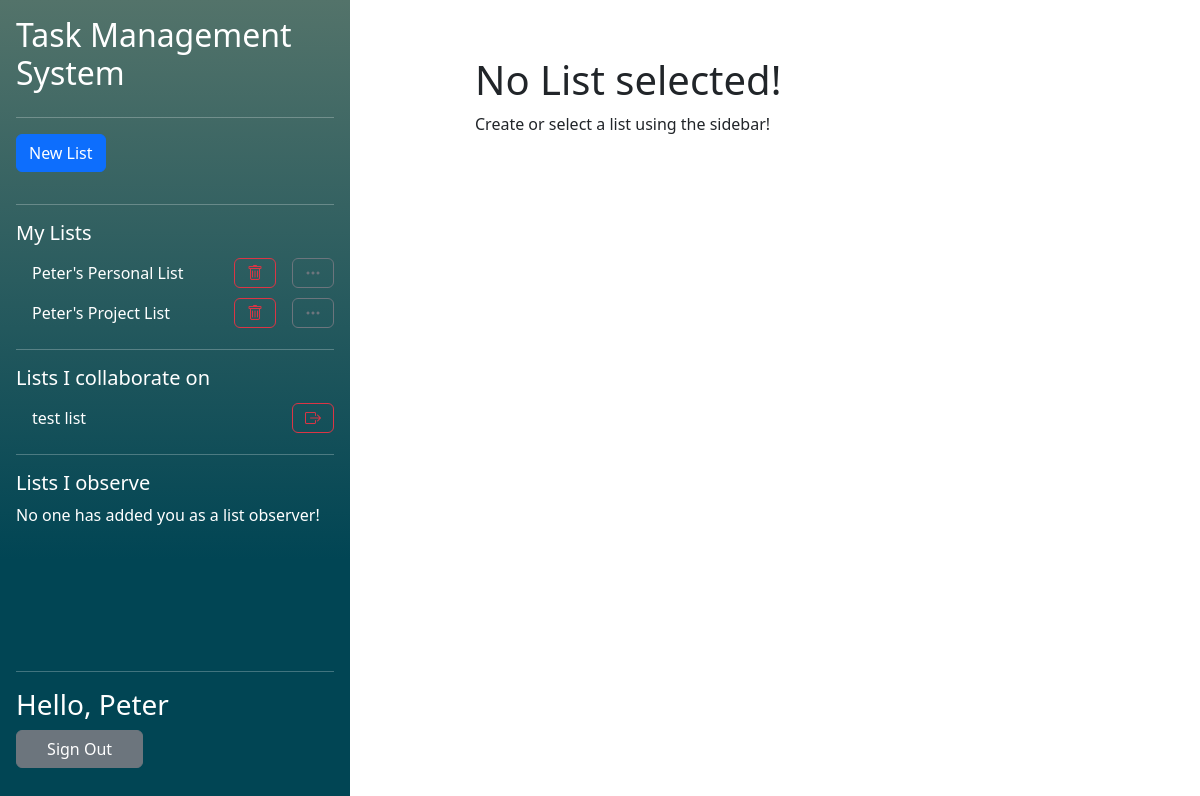
Page /php/index.php (signed in) on the earlier database version.
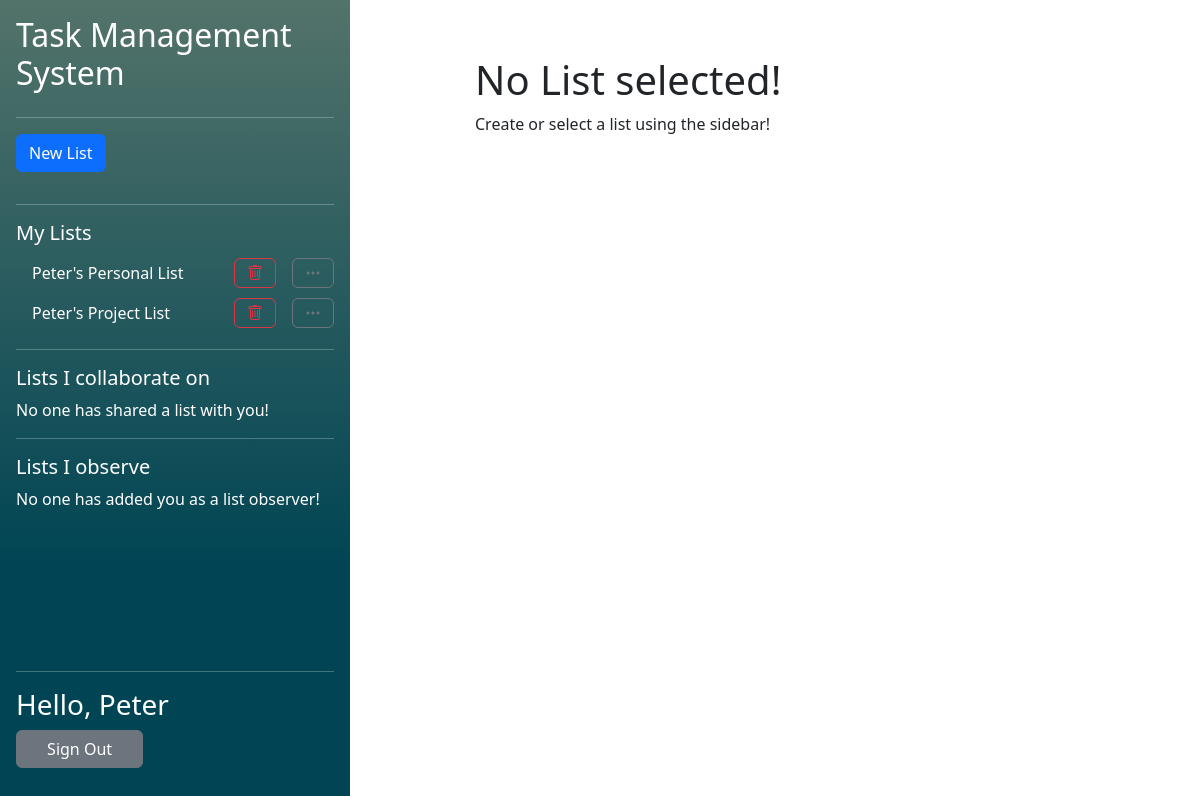
Same page on the later database version.
### tables this page shows
CREATE TABLE "UserLists" (
	"user_id"	TEXT,
	"list_id"	TEXT,
	"collaborator"	INTEGER,
	"observer"	INTEGER,
	PRIMARY KEY("user_id","list_id"),
	FOREIGN KEY("user_id") REFERENCES "Users"("user_id") ON DELETE CASCADE ON UPDATE CASCADE,
	FOREIGN KEY("list_id") REFERENCES "Lists"("list_id") ON DELETE CASCADE ON UPDATE CASCADE
);

CREATE TABLE "Lists"
(
    list_id        INTEGER not null
        primary key autoincrement,
    list_name      TEXT    not null,
    list_completed REAL    not null
);

### php/functions/DatabaseFunctions.php (called while the page is built, shortened)
<?php
function getUIDFromCreds(){
    $db = new SQLite3("../db/database.db");
    $SQL = "SELECT user_id FROM Users WHERE password_hash = :creds";
    $stmt = $db->prepare($SQL);
    $stmt->bindValue(":creds", $_SESSION['credentials'], SQLITE3_TEXT);
    $result = $stmt->execute();
    while($row = $result->fetchArray()){
        $resultArray [] = $row;
    }
    return $resultArray[0]['user_id'];
}
function getOwnedListsForCurrentUser(){
    $uid = getUIDFromCreds();
    $db = new SQLite3("../db/database.db");
    $SQL = "SELECT list_id FROM  UserLists WHERE user_id = :uid AND collaborator = 0 AND observer = 0";
    $stmt = $db->prepare($SQL);
    $stmt->bindValue(":uid", $uid, SQLITE3_TEXT);
    $result = $stmt->execute();
    while($row = $result->fetchArray()){
        $resultArray [] = $row;
    }
    return $resultArray;
}
function getCollabListsForCurrentUser(){
    $uid = getUIDFromCreds();
    $db = new SQLite3("../db/database.db");
    $SQL = "SELECT list_id FROM  UserLists WHERE user_id = :uid AND collaborator = 1 AND observer = 0";
    $stmt = $db->prepare($SQL);
    $stmt->bindValue(":uid", $uid, SQLITE3_TEXT);
    $result = $stmt->execute();
    while($row = $result->fetchArray()){
        $resultArray [] = $row;
    }
    if (!isset($resultArray)){
        return null;
    }
    return $resultArray;
}
function getListNameFromID($listID){
    $db = new SQLite3("../db/database.db");
    $SQL = "SELECT list_name FROM Lists WHERE list_id = :lid";
    $stmt = $db->prepare($SQL);
    $stmt->bindValue(":lid", $listID, SQLITE3_TEXT);
    $result = $stmt->execute();
    while($row = $result->fetchArray()){
        $resultArray [] = $row;
    }
    if (!isset($resultArray)){
        return [[]];
    }
    return $resultArray;
}
function getFirstName(){
    $userid = getUIDFromCreds();
    $db = new SQLite3("../db/database.db");
    $SQL = "SELECT first_name FROM Users WHERE user_id = :userid";
    $stmt = $db->prepare($SQL);
    $stmt->bindValue(":userid", $userid, SQLITE3_TEXT);
    $result = $stmt->execute();
    while($row = $result->fetchArray()){
        $resultArray [] = $row;
    }
    return $resultArray[0]['first_name'];
}
function getObserverListsForCurrentUser(){
    $uid = getUIDFromCreds();
    $db = new SQLite3("../db/database.db");
    $SQL = "SELECT list_id FROM  UserLists WHERE user_id = :uid AND collaborator = 0 AND observer = 1";
    $stmt = $db->prepare($SQL);
    $stmt->bindValue(":uid", $uid, SQLITE3_TEXT);
    $result = $stmt->execute();
    if (!isset($resultArray)){
        return null;
    }
    return $resultArray;
}
?>

### php/components/ListList.php (the view, shortened to what the changed rows need)
<?php $ListIDInURL = isset($_GET['listid']) ? $_GET['listid'] : false;?>
<ul class="nav nav-pills flex-column mb-auto overflow-y-auto">
    <li class="hstack gap-3 pb-3">
    </li>
    <hr/>
    <h5>My Lists</h5>
    <?php
    if (getOwnedListsForCurrentUser() != null):
        foreach (getOwnedListsForCurrentUser() as $listID):
            if($listID[0] == $ListIDInURL):?>
                <li class="hstack gap-3 nav-link active text-white">
                    <div class="">
                        <?php echo getListNameFromID($listID[0])[0][0]?>
                    </div>
                    <button class="btn btn-danger ms-auto" onclick="location.href='listAction.php?action=delete&listid=<?php echo $ListIDInURL?>'"><i class="bi bi-trash"></i></button>
                    <button class="btn btn-secondary"  onclick="location.href='modifyList.php?listid=<?php echo $ListIDInURL?>'"><i class="bi bi-three-dots"></i></button>
                </li>
            <?php else:?>
                <li class="hstack gap-3">
                    <div class="nav-link text-white">
                        <a class="navbarList" href="<?php echo "index.php?listid=$listID[0]"?>">
                            <?php echo getListNameFromID($listID[0])[0][0]?>
                        </a>
                    </div>
                    <button class="btn btn-outline-danger ms-auto" onclick="location.href='listAction.php?action=delete&listid=<?php echo $ListIDInURL?>'"><i class="bi bi-trash"></i></button>
                    <button class="btn btn-outline-secondary" onclick="location.href='modifyList.php?listid=<?php echo $ListIDInURL?>'"><i class="bi bi-three-dots"></i></button>
                </li>
            <?php endif;?>
    <?php endforeach;
    else:?>
        You have not created a list! Click the <b>"New List"</b> button to get started!
    <?php endif;?>
    <hr/>
    <h5>Lists I collaborate on</h5>
    <?php
    if (getCollabListsForCurrentUser() != null):
        foreach (getCollabListsForCurrentUser() as $listID):
            if($listID[0] == $ListIDInURL):?>
                <li class="hstack gap-3 nav-link active text-white">
                    <div class="">
                        <?php echo getListNameFromID($listID[0])[0][0]?>
                    </div>
                    <button class="btn btn-danger ms-auto" onclick="location.href='listAction.php?action=leave&listid=<?php echo $ListIDInURL?>'"><i class="bi bi-box-arrow-right"></i></button>
                </li>
            <?php else:?>
                <li class="hstack gap-3">
                    <div class="nav-link text-white">
                        <a class="navbarList" href="<?php echo "index.php?listid=$listID[0]"?>">
                            <?php echo getListNameFromID($listID[0])[0][0]?>
                        </a>
                    </div>
                    <button class="btn btn-outline-danger ms-auto" onclick="location.href='listAction.php?action=leave&listid=<?php echo $ListIDInURL?>'"><i class="bi bi-box-arrow-right"></i></button>
                </li>
            <?php endif;?>
        <?php endforeach;
     else:?>
     No one has shared a list with you!
    <?php endif;?>
    <hr/>
    <h5>Lists I observe</h5>
    <?php if (getObserverListsForCurrentUser() != null):
        foreach (getObserverListsForCurrentUser() as $listID):
        if($listID[0] == $ListIDInURL):?>
            <li class="hstack gap-3 nav-link active text-white">
                <div class="">
                    <?php echo getListNameFromID($listID[0])[0][0]?>
                </div>
                <button class="btn btn-danger ms-auto" onclick="location.href='listAction.php?action=leave&listid=<?php echo $ListIDInURL?>'"><i class="bi bi-box-arrow-right"></i></button>
            </li>
        <?php else:?>
            <li class="hstack gap-3">
                <div class="nav-link text-white">
                    <a class="navbarList" href="<?php echo "index.php?listid=$listID[0]"?>">
                        <?php echo getListNameFromID($listID[0])[0][0]?>
                    </a>
                </div>
                <button class="btn btn-outline-danger ms-auto" onclick="location.href='listAction.php?action=leave&listid=<?php echo $ListIDInURL?>'"><i class="bi bi-box-arrow-right"></i></button>
            </li>
        <?php endif;?>
    <?php endforeach; else:?>
    No one has added you as a list observer!
    <?php endif;?>
</ul>

Differences in the rows shown:
removed userlists: list.list_name "test list", shown under "Lists I collaborate on"
Other differences:
text now shown: "No one has shared a list with you!"
